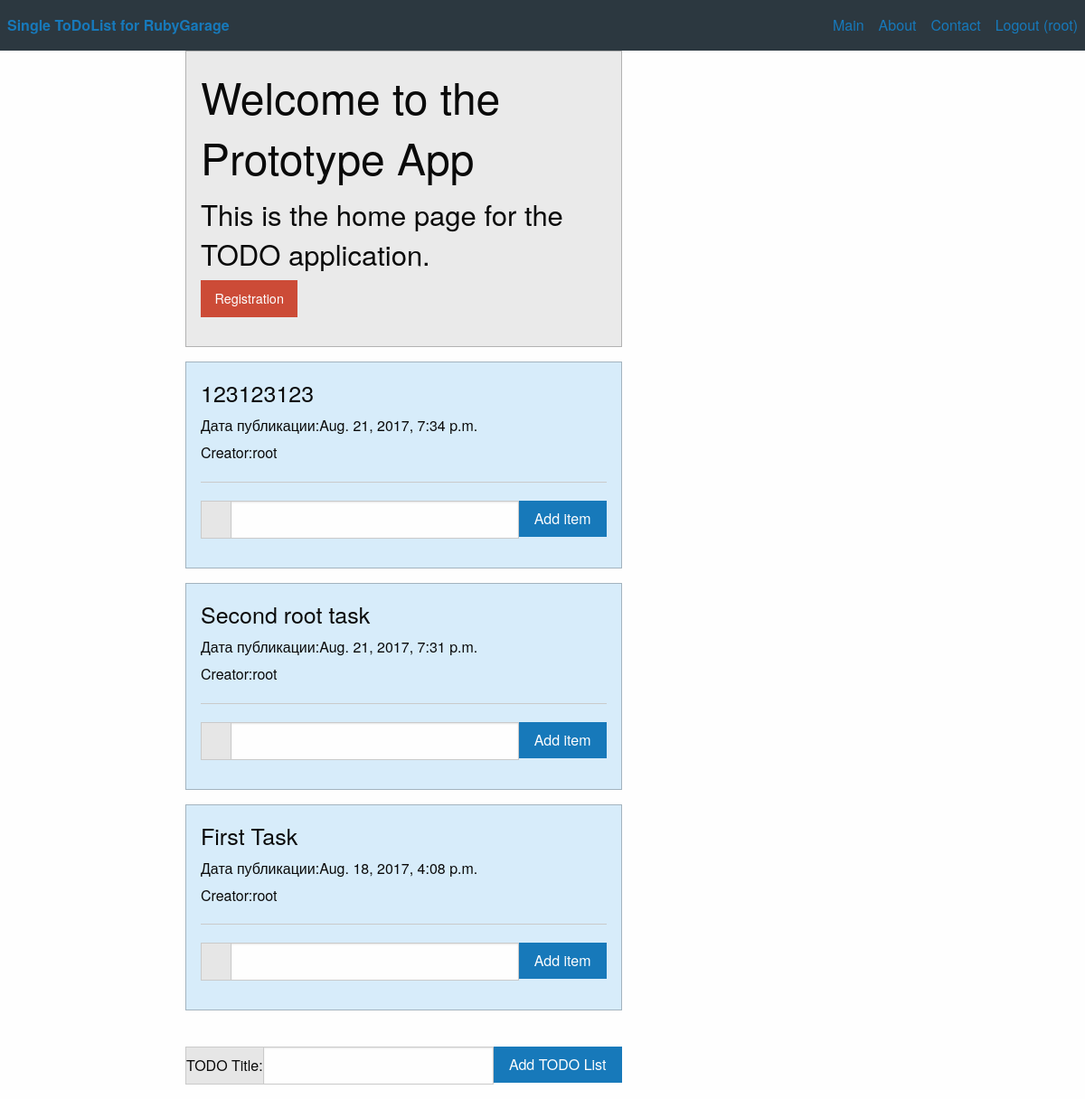
The app's page /task/ (signed in) with its own data.
### task/models.py (models this page shows, shortened)
class Task(models.Model):
    class Meta:
        verbose_name = 'Task'
        verbose_name_plural = 'Tasks'
        db_table = 'tasks'
    task_title = models.CharField(verbose_name='Title', max_length=60)
    task_date = models.DateTimeField(verbose_name='Add', auto_created=True)
    task_update = models.DateTimeField(verbose_name='UpDating', auto_now_add=True)
    task_creator = models.ManyToManyField(User, auto_created=User.is_active)

### task/views.py (the view)
# urls.py: url(r'^', views.tasks, )
def tasks(request):
    username = auth.get_user(request)
    all_user_tasks = Task.objects.filter(task_creator__username=username)
    return render_to_response('task/task.html', {
        'tasks': all_user_tasks,
        'username': auth.get_user(request).username, # Получаем юзера из реквеста
    })

### templates/task/task.html (shortened to what this page needs)
{% extends 'todolist/main.html' %}
{% load staticfiles %}
{% block task %}
    <div class="large-8 columns">
        {% if username %}
        {% for task in tasks %}
            <div class="callout primary">
            <h4>{{ task.task_title }}</h4>
            <h6>Дата публикации:{{ task.task_date }}</h6>
            <h6>Creator:{{ username }}</h6>
            <hr />
            {% if username %}
                <form action="/task/add_item/{{ task.id }}/" method="post">
                    <div class="input-group">
                        <span class="input-group-label">{{ task_item.id }}</span>
                            <input class="input-group-field" type="text">
                        <div class="input-group-button">
                            <input type="submit" class="button" value="Add item">
                        </div>
                    </div>
                </form>
            </div>
            {% else %}
                Plese registrate!
            {% endif %}
        {% endfor %}
        {% endif %}
    <br>
        <div class="input-group">
            <span class="input-group-label menu">TODO Title:</span>
                <input class="input-group-field" type="text">
                <div class="input-group-button">
                <input type="submit" class="button" value="Add TODO List">
                </div>
        </div>
    </div>
{% endblock %}

### templates/todolist/main.html (shortened to what this page needs)
{% load staticfiles %}
<!DOCTYPE html>
<html lang="en">
<head>
    <link type="text/css" href="/static/css/foundation.css" rel="stylesheet">
    <link type="text/css" href="/static/css/app.css" rel="stylesheet">
    <link type="text/css" href="/static/css/foundation.min.css" rel="stylesheet">
</head>
<body>
<nav class="top-bar topbar-responsive">
  <div class="top-bar-title">
    <a class="topbar-responsive-logo" href="/"><strong>Single ToDoList for RubyGarage</strong></a>
  </div>
  <div id="topbar-responsive" class="topbar-responsive-links">
      <div class="top-bar-right">
          <ul class="menu simple vertical medium-horizontal">
              <li><a href="/">Main</a></li>
              <li><a href="#">About</a></li>
              <li><a href="#">Contact</a></li>
              {% if username %}
                  <li><a href="{% url "auth:logout" %}">Logout ({{ username }})</a></li>
              {% else %}
                  <li><a href="{% url "auth:login" %}">Login</a></li>
              {% endif %}
           </ul>
      </div>
  </div>
</nav>
<div class="grid-x grid-margin-x">
    <div class="small-2 cell"></div>
    <div class="auto cell">
    <div class="callout secondary">
        <h1>Welcome to the Prototype App</h1>
        <h3>This is the home page for the TODO application.</h3>
        <button><a href="{% url "auth:register" %}" class="alert button right">Registration</a></button>
    </div>
        {% if username %}
            {% block task%}{% endblock %}
        {% else %}
            {% block index %}{% endblock %}
        {% endif %}
    </div>
    <div class="auto cell"></div>
</div>
</body>
</html>

### records on screen
Task: task_title "123123123", task_date "Aug. 21, 2017, 7:34 p.m."
Task: task_title "Second root task", task_date "Aug. 21, 2017, 7:31 p.m."
Task: task_title "First Task", task_date "Aug. 18, 2017, 4:08 p.m."

### other values on screen
{{ username }} "root"
